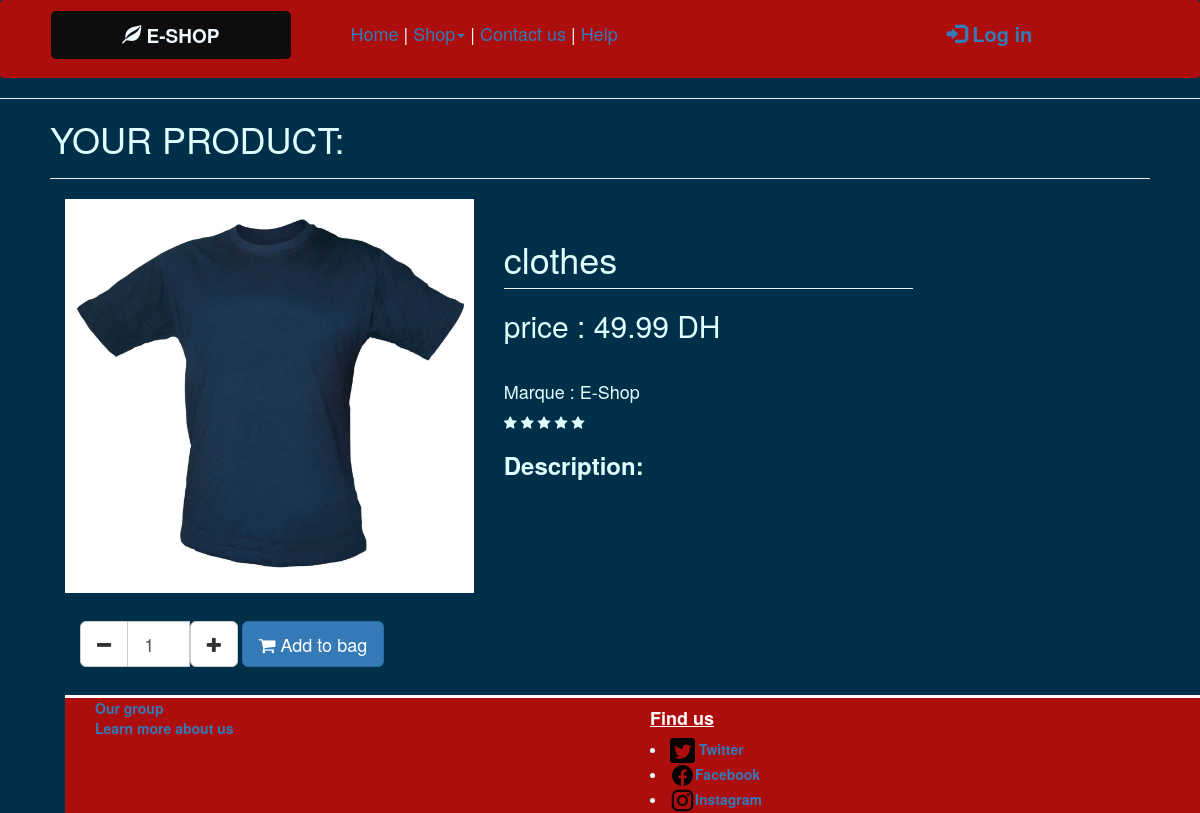
Page /product.php?product_id=10101010 on the earlier database version.
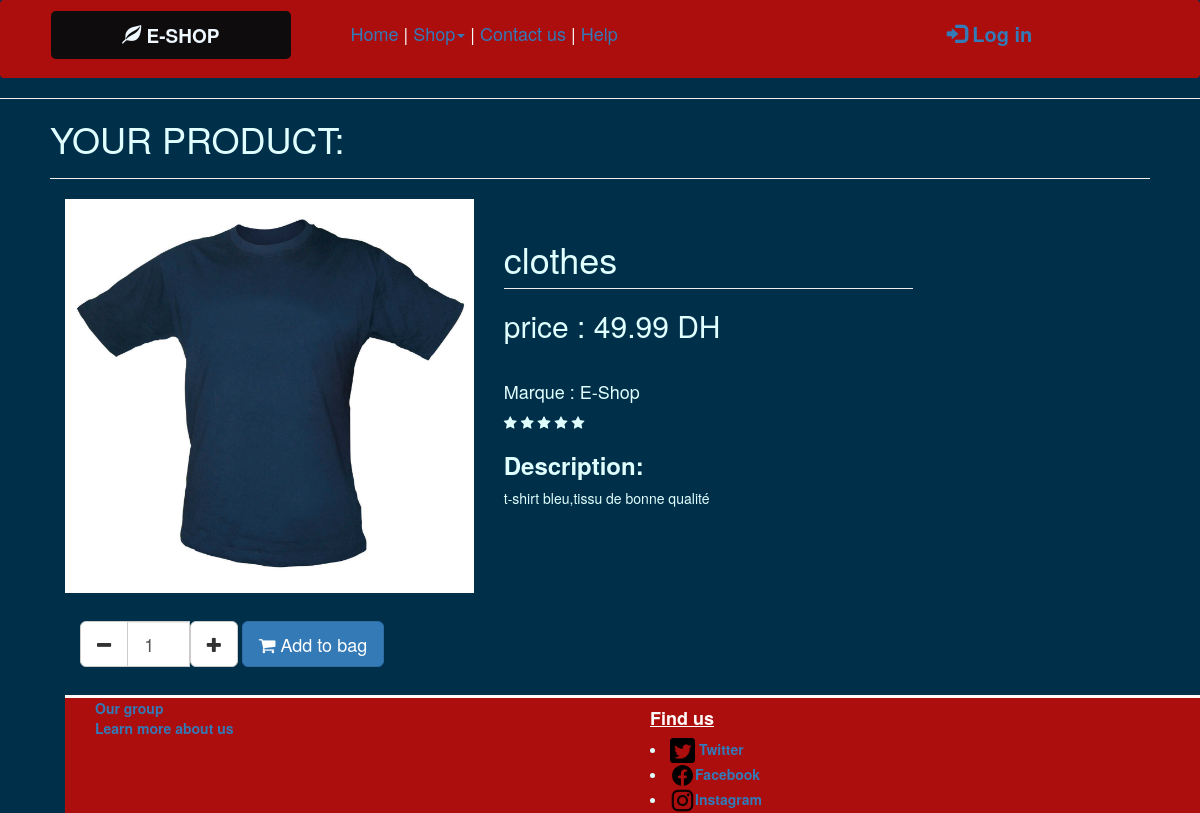
Same page on the later database version.
### tables this page shows
CREATE TABLE `products` (
  `product_id` bigint(20) NOT NULL,
  `category_id` int(11) NOT NULL,
  `product_name` text NOT NULL,
  `keyo` text NOT NULL,
  `price` double NOT NULL,
  `photo` varchar(200) NOT NULL,
  `quantity` int(11) NOT NULL,
  `size` text NOT NULL,
  `sub_category_id` int(11) NOT NULL,
  `description` text NOT NULL
);

### product.php (the view, shortened to what this page needs)
<?php include 'conns.php'; ?>
<?php
	$conn = $pdo->open();
    if(isset($_GET['product_id'])){
	$product_id = $_GET['product_id'];
	try{
	    $stmt = $conn->prepare("SELECT *, product_name AS prodname, category_name AS catname, product_id AS prodid FROM products P LEFT JOIN category C ON C.category_id=P.category_id WHERE product_id= :product_id");
	    $stmt->execute(['product_id' => $product_id]);
	    $product = $stmt->fetch();
	}
	catch(PDOException $e){
		echo "There is some problem in connection: " . $e->getMessage();
	}
}
    ?>
<!DOCTYPE html>
<html lang="en">
<head>
    <link rel="stylesheet" href="css/style.css">
    <link rel="stylesheet" href="https://maxcdn.bootstrapcdn.com/bootstrap/3.4.1/css/bootstrap.min.css">
    <link rel="stylesheet" href="https://maxcdn.bootstrapcdn.com/bootstrap/3.4.1/css/bootstrap.min.css">
    <link  rel="stylesheet" href="https://stackpath.bootstrapcdn.com/font-awesome/4.7.0/css/font-awesome.min.css">
</head>
<body style="background-color: #003049;">
<header class="navbar" style="background-color:rgb(172, 13, 13);text-align:center; ">
        <a id="logo" class="col-sm-3 " href="index.php" alt="Home "><span class="glyphicon glyphicon-leaf "></span><b> E-SHOP</b></a>
        <nav class="col-sm-5" style="color:rgb(7, 7, 6);padding: 20px;font-size:large; ">
            <div class="navbar-header " style="color: mintcream;">
                <ul class="n">
                    <li id="nav"><a id="nav" href="index.php">Home </a></li>|
                    <li id="nav"class="dropdown"><a id="nav" class="dropdown-toggle" data-toggle="dropdown" href="">Shop<span class="caret"></span></a>
                    </li> |
                    <li id="nav"><a id="nav" href="Contact_us.html">Contact us </a></li>|
                    <li id="nav"><a id="nav" href="Help.php"> Help</a></li>
                </ul>
            </div>
        </nav>
        <?php
            if(isset($_COOKIE['userid'])){
                echo "
                <div class='col-sm-4' style='padding: 19px;font-size: 20px;'>
                    <div class='col-xs-4'>
                        <p style='color: rgb(243, 242, 242);margin-left: -60px;'>✔️Connected</p>
                    </div>
                    <div class='col-xs-4'>";
                    echo "<form method='POST' action='cookiecheck.php'><button id='nav' type='submit' class='btn btn-primary' name='cart'><span class='glyphicon glyphicon-shopping-cart'></span><b>Basket</b></button></form>
                    </div>
                    <div class='col-xs-4'>
                    <form method='POST' action='logout.php'><button id='nav' type='submit' class='btn btn-danger' name='logout'><b>Log out</b></button></form>
                    </div>
                </div>
                ";
            }else{
                echo "
                <div class='col-sm-4 ' style='padding: 19px;font-size: 20px; '>
                    <div class='col-sm-12 '>
                        <a id='nav' href='login.html' target='blanck'> <span class='glyphicon glyphicon-log-in '></span><b> Log in</b></a>
                    </div>
                </div>
                    ";
            }
        ?>
    </header>
    <hr>
    <div id="background">
        <div id=part style="margin-left:50px;margin-right: 50px;color:#E0FFFF ">
            <h1>YOUR PRODUCT:</h1>
            <hr>
            <div class="content-wrapper">
	    <div class="container">
	      <section class="content">
	        <div class="row">
	        	<div class="col-sm-9">
		            <div class="row">
		            	<div class="col-sm-6">
		            		<img src="<?php echo (!empty($product['photo'])) ? ''.$product['photo'] : 'images/noimage.jpg'; ?>" width="100%" class="zoom" data-magnify-src="images/large-<?php echo $product['photo']; ?>">
		            		<br><br>
							<form method="POST" class="navbar-form navbar-left" action="login.html">
							<div class="form-group">
							<div class="input-group col-sm-5">
								<span class="input-group-btn">
								      <button type="button" id="minus" class="btn btn-default btn-flat btn-lg"><i class="fa fa-minus"></i></button>
								</span>
								      <input type="text" name="quantity" id="quantity" class="form-control input-lg" value="1">
								<span class="input-group-btn">
								      <button type="button" id="add" class="btn btn-default btn-flat btn-lg"><i class="fa fa-plus"></i> </button>
							   </span>
								</div>
								<button type="submit" class="btn btn-primary btn-lg btn-flat"><i class="fa fa-shopping-cart"></i> Add to bag</button>
							</div>
		            		</form>
		            	</div>
		            	<div class="col-sm-6">
		            		<h1 class="page-header"><?php echo $product['product_name']; ?></h1>
                            <h2>price : <?php echo htmlspecialchars($product['price']); ?> DH</h2>
		            		<br>
							<h4> Marque : E-Shop </h4>
								<i class="fa fa-star" ></i>
								<i class="fa fa-star" ></i>
								<i class="fa fa-star" ></i>
								<i class="fa fa-star" ></i>
								<i class="fa fa-star" ></i>
		            		<h3><b>Description:</b></h3>
		            		<p><?php echo $product['description']; ?></p>
		            	</div>
		            </div>
		            <br>
	        	</div>
	        </div>
	      </section>
		  <?php include 'repetetive/footer.php'; ?>
</body>
</html>

### repetetive/footer.php
<footer class="container" style="background-color:rgb(172, 13, 13);width:100%;border-top: snow solid 3px;">
    <div class="col-sm-6 ">
        <a id="nav" href=" "><b> Our group<br>Learn more about us</b></a>
    </div>
    <div class="col-sm-6 ">
        <h4 style="text-decoration-line: underline;color: snow; "><b>Find us</b></h4>
        <li>
            <a id="nav" href=""><img src="img/icons/Twitter.png " height="25 " width="25 "><b> Twitter</b></a>
        </li>
        <li>
            <a id="nav" href=""><img src="img/icons/facebook.png " height="25 " width="25 " alt=" "><b>Facebook</b></a>
        </li>
        <li>
            <a id="nav" href=""><img src="img/icons/instagram.png " height="25 " width="25 " alt=" "><b>Instagram</b></a>
        </li>
    </div>
</footer>
</body>

### css/style.css (style rules this page uses)
a { color: black; }
a#logo:link, a#logo:visited { background-color: rgb(14, 12, 12); color: aliceblue; width: 20%; padding: 10px; margin-top: 10px; margin-left: 50px; font-size: 19px; text-decoration: none; border-radius: 5px 5px 5px 5px; }
a#nav { text-decoration: none; }
ul.n { list-style-type: none; }
li#nav { display: inline; }

Differences in the rows shown:
changed products "clothes": description (not shown) → "t-shirt bleu,tissu de bonne qualité"
